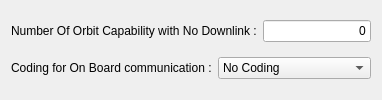
  <widget class="QWizardPage" name="wizardPage10">
   <property name="title">
    <string>On Board Data Handling Details</string>
   </property>
   <property name="subTitle">
    <string>For How long you should be capable of saving data in your payload memory and what is your coding preferance for on borads data transfers.</string>
   </property>
   <layout class="QGridLayout" name="gridLayout_15">
    <item row="0" column="0" colspan="2">
     <widget class="QLabel" name="label_42">
      <property name="text">
       <string>Number Of Orbit Capability with No Downlink :</string>
      </property>
     </widget>
    </item>
    <item row="0" column="2">
     <widget class="QLineEdit" name="NumberOfNoLinkOrbitLineEdit">
      <property name="text">
       <string>0</string>
      </property>
      <property name="alignment">
       <set>Qt::AlignRight|Qt::AlignTrailing|Qt::AlignVCenter</set>
      </property>
     </widget>
    </item>
    <item row="1" column="0">
     <widget class="QLabel" name="label_43">
      <property name="text">
       <string>Coding for On Board communication :</string>
      </property>
     </widget>
    </item>
    <item row="1" column="1" colspan="2">
     <widget class="QComboBox" name="CodingTypeComboBox">
      <item>
       <property name="text">
        <string>No Coding</string>
       </property>
      </item>
      <item>
       <property name="text">
        <string>EDAC</string>
       </property>
      </item>
     </widget>
    </item>
   </layout>
  </widget>
